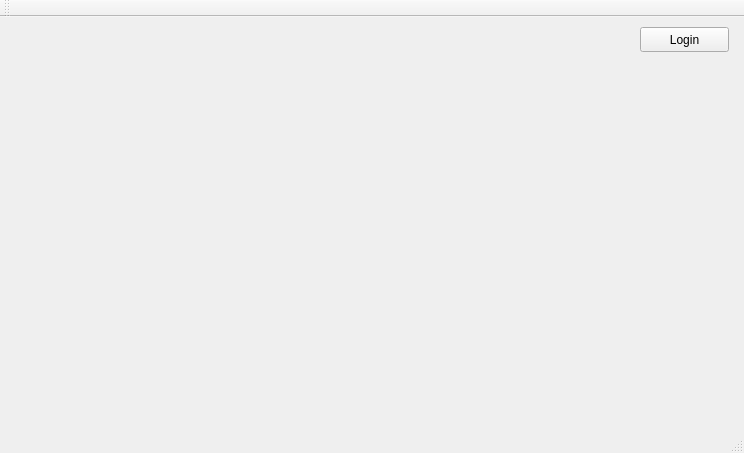
<?xml version="1.0" encoding="UTF-8"?>
<ui version="4.0">
 <class>MainWindow</class>
 <widget class="QMainWindow" name="MainWindow">
  <property name="geometry">
   <rect>
    <x>0</x>
    <y>0</y>
    <width>744</width>
    <height>453</height>
   </rect>
  </property>
  <property name="windowTitle">
   <string>MainWindow</string>
  </property>
  <widget class="QWidget" name="centralWidget">
   <widget class="QPushButton" name="pushButton">
    <property name="geometry">
     <rect>
      <x>640</x>
      <y>10</y>
      <width>89</width>
      <height>25</height>
     </rect>
    </property>
    <property name="text">
     <string>Login</string>
    </property>
   </widget>
   <widget class="QLabel" name="welcomelabel">
    <property name="geometry">
     <rect>
      <x>20</x>
      <y>10</y>
      <width>301</width>
      <height>17</height>
     </rect>
    </property>
    <property name="text">
     <string/>
    </property>
   </widget>
  </widget>
  <widget class="QMenuBar" name="menuBar">
   <property name="geometry">
    <rect>
     <x>0</x>
     <y>0</y>
     <width>744</width>
     <height>22</height>
    </rect>
   </property>
  </widget>
  <widget class="QToolBar" name="mainToolBar">
   <attribute name="toolBarArea">
    <enum>TopToolBarArea</enum>
   </attribute>
   <attribute name="toolBarBreak">
    <bool>false</bool>
   </attribute>
  </widget>
  <widget class="QStatusBar" name="statusBar"/>
 </widget>
 <layoutdefault spacing="6" margin="11"/>
 <resources/>
 <connections/>
</ui>
